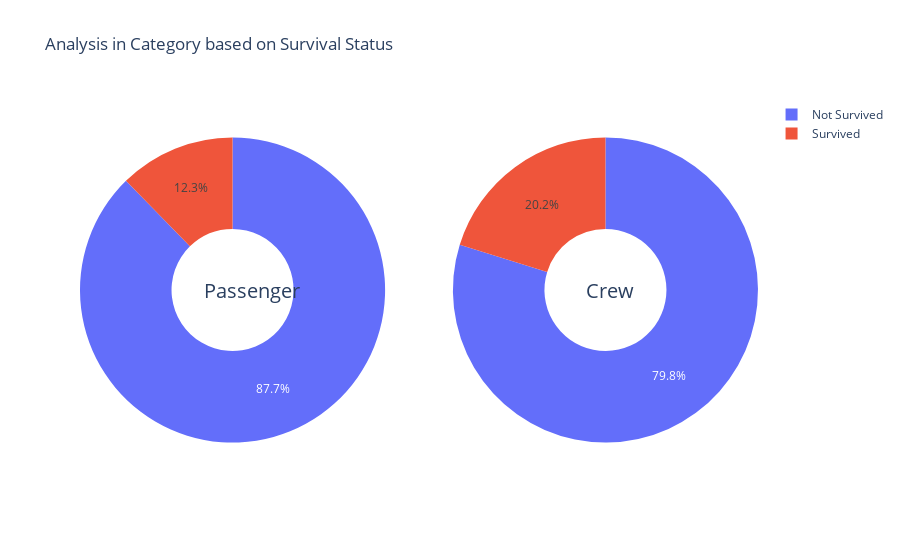

Notebook cell for this chart:
### Markdown cell above
# Did the crew aboard have a higher chance of survival than passengers?

### Code cell
labels = ['Survived','Not Survived']
a,b=len(ds[ds["Survived"]==1][ds["Category"]==0]),len(ds[ds["Survived"]==0][ds["Category"]==0])

c,d=len(ds[ds["Survived"]==1][ds["Category"]==1]),len(ds[ds["Survived"]==0][ds["Category"]==1])



fig = make_subplots(rows=1, cols=2, specs=[[{'type':'domain'}, {'type':'domain'}]])
fig.add_trace(go.Pie(labels=labels, values=[a,b], name="Passenger"),
              1, 1)
fig.add_trace(go.Pie(labels=labels, values=[c,d], name="Crew"),
              1, 2)

fig.update_traces(hole=.4, hoverinfo="label+percent+name")

fig.update_layout(
    title_text="Analysis in Category based on Survival Status",
    annotations=[dict(text='Passenger', x=0.18, y=0.5, font_size=20, showarrow=False),
                 dict(text='Crew', x=0.82, y=0.5, font_size=20, showarrow=False)])
fig.show()

### Figure 1 — Plotly figure (JSON) as saved in the notebook; plotly's stock layout.template omitted (floating-point values rounded to 4 significant figures)
{"data": [{"domain": {"x": [0, 0.45], "y": [0, 1]}, "hole": 0.4, "hoverinfo": "label+percent+name", "labels": ["Survived", "Not Survived"], "name": "Passenger", "type": "pie", "values": [98, 698]}, {"domain": {"x": [0.55, 1], "y": [0, 1]}, "hole": 0.4, "hoverinfo": "label+percent+name", "labels": ["Survived", "Not Survived"], "name": "Crew", "type": "pie", "values": [39, 154]}], "layout": {"annotations": [{"font": {"size": 20}, "showarrow": false, "text": "Passenger", "x": 0.18, "y": 0.5}, {"font": {"size": 20}, "showarrow": false, "text": "Crew", "x": 0.82, "y": 0.5}], "title": {"text": "Analysis in Category based on Survival Status"}}}
